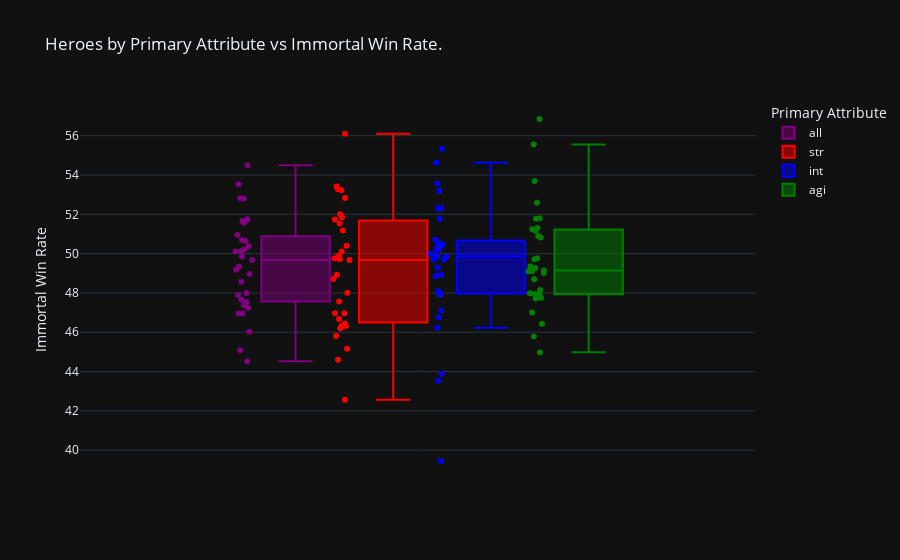

Notebook cell for this chart:
### Code cell
def att_vs_winrate(df, target_col, target_col2):

    color_map = {'str': 'red', 'int': 'blue', 'agi': 'green', 'all': 'purple'}
    df['Color'] = df['Primary Attribute'].map(color_map)

    fig = px.box(df, y=target_col, points='all', title='Heroes by {} vs {}.'.format(target_col2, target_col),
                 hover_data=['Name', target_col],
                 color='Primary Attribute', color_discrete_map=color_map)
    
    fig.update_layout(template='plotly_dark', yaxis_title=target_col)

    fig.update_traces(hovertemplate='Name: %{customdata[0]} <br>Immortal Win Rate: %{y}')

    fig.show()

att_vs_winrate (df, 'Immortal Win Rate', 'Primary Attribute')

### Figure 1 — Plotly figure (JSON) as saved in the notebook; plotly's stock layout.template omitted (floating-point values rounded to 4 significant figures)
{"data": [{"alignmentgroup": "True", "boxpoints": "all", "customdata": [["Abaddon"], ["Bane"], ["Batrider"], ["Beastmaster"], ["Brewmaster"], ["Broodmother"], ["Chen"], ["Clockwerk"], ["Dark Seer"], ["Dark Willow"], ["Dazzle"], ["Enigma"], ["Io"], ["Lone Druid"], ["Lycan"], ["Magnus"], ["Marci"], ["Mirana"], ["Nyx Assassin"], ["Pangolier"], ["Phoenix"], ["Sand King"], ["Snapfire"], ["Techies"], ["Timbersaw"], ["Vengeful Spirit"], ["Venomancer"], ["Visage"], ["Void Spirit"], ["Windranger"], ["Winter Wyvern"]], "hovertemplate": "Name: %{customdata[0]} <br>Immortal Win Rate: %{y}", "legendgroup": "all", "marker": {"color": "purple"}, "name": "all", "notched": false, "offsetgroup": "all", "orientation": "v", "showlegend": true, "type": "box", "x0": " ", "xaxis": "x", "y": [48, 51.75, 49.18, 50.66, 54.5, 47.37, 52.8, 50.2, 53.53, 47.65, 46.03, 50.95, 50.12, 50.11, 48.96, 46.96, 47.54, 49.85, 51.66, 49.68, 50.69, 48.57, 47.89, 49.35, 46.95, 45.08, 51.57, 52.82, 44.52, 50.37, 47.24], "y0": " ", "yaxis": "y"}, {"alignmentgroup": "True", "boxpoints": "all", "customdata": [["Alchemist"], ["Axe"], ["Bristleback"], ["Centaur Warrunner"], ["Chaos Knight"], ["Dawnbreaker"], ["Doom"], ["Dragon Knight"], ["Earth Spirit"], ["Earthshaker"], ["Elder Titan"], ["Huskar"], ["Kunkka"], ["Legion Commander"], ["Lifestealer"], ["Mars"], ["Night Stalker"], ["Ogre Magi"], ["Omniknight"], ["Primal Beast"], ["Pudge"], ["Slardar"], ["Spirit Breaker"], ["Sven"], ["Tidehunter"], ["Tiny"], ["Treant Protector"], ["Tusk"], ["Underlord"], ["Undying"], ["Wraith King"]], "hovertemplate": "Name: %{customdata[0]} <br>Immortal Win Rate: %{y}", "legendgroup": "str", "marker": {"color": "red"}, "name": "str", "notched": false, "offsetgroup": "str", "orientation": "v", "showlegend": true, "type": "box", "x0": " ", "xaxis": "x", "y": [48.92, 49.72, 46.67, 46.33, 51.18, 53.27, 42.56, 44.6, 51.53, 53.42, 53.22, 51.74, 50.4, 56.1, 46.97, 45.81, 49.9, 45.16, 49.76, 51.84, 48.71, 46.44, 52, 49.68, 48.01, 46.32, 47.57, 46.97, 50.11, 52.83, 46.2], "y0": " ", "yaxis": "y"}, {"alignmentgroup": "True", "boxpoints": "all", "customdata": [["Ancient Apparition"], ["Crystal Maiden"], ["Death Prophet"], ["Disruptor"], ["Enchantress"], ["Grimstroke"], ["Invoker"], ["Jakiro"], ["Keeper of the Light"], ["Leshrac"], ["Lich"], ["Lina"], ["Lion"], ["Muerta"], ["Nature's Prophet"], ["Necrophos"], ["Oracle"], ["Outworld Destroyer"], ["Puck"], ["Pugna"], ["Queen of Pain"], ["Rubick"], ["Shadow Demon"], ["Shadow Shaman"], ["Silencer"], ["Skywrath Mage"], ["Storm Spirit"], ["Tinker"], ["Warlock"], ["Witch Doctor"], ["Zeus"]], "hovertemplate": "Name: %{customdata[0]} <br>Immortal Win Rate: %{y}", "legendgroup": "int", "marker": {"color": "blue"}, "name": "int", "notched": false, "offsetgroup": "int", "orientation": "v", "showlegend": true, "type": "box", "x0": " ", "xaxis": "x", "y": [53.57, 50.26, 49.87, 47.94, 43.55, 46.23, 50.48, 52.32, 47.11, 52.31, 50, 43.89, 47.94, 50.49, 39.45, 50.48, 54.62, 50.22, 48.09, 53.2, 48.94, 49.28, 49.82, 48.85, 50.72, 51.78, 49.69, 55.34, 49.9, 46.75, 49.7], "y0": " ", "yaxis": "y"}, {"alignmentgroup": "True", "boxpoints": "all", "customdata": [["Anti-Mage"], ["Arc Warden"], ["Bloodseeker"], ["Bounty Hunter"], ["Clinkz"], ["Drow Ranger"], ["Ember Spirit"], ["Faceless Void"], ["Gyrocopter"], ["Hoodwink"], ["Juggernaut"], ["Luna"], ["Medusa"], ["Meepo"], ["Monkey King"], ["Morphling"], ["Naga Siren"], ["Phantom Assassin"], ["Phantom Lancer"], ["Razor"], ["Riki"], ["Shadow Fiend"], ["Slark"], ["Sniper"], ["Spectre"], ["Templar Assassin"], ["Terrorblade"], ["Troll Warlord"], ["Ursa"], ["Viper"], ["Weaver"]], "hovertemplate": "Name: %{customdata[0]} <br>Immortal Win Rate: %{y}", "legendgroup": "agi", "marker": {"color": "green"}, "name": "agi", "notched": false, "offsetgroup": "agi", "orientation": "v", "showlegend": true, "type": "box", "x0": " ", "xaxis": "x", "y": [47.95, 49.12, 50.82, 51.17, 51.8, 49.11, 49.02, 51.78, 47.76, 44.98, 48.15, 48.7, 51.3, 56.85, 47.75, 47.72, 55.55, 47.01, 49.14, 50.9, 53.7, 45.79, 52.59, 49.27, 49.76, 51.24, 46.43, 49.72, 47.92, 47.98, 49.34], "y0": " ", "yaxis": "y"}], "layout": {"boxmode": "group", "legend": {"title": {"text": "Primary Attribute"}, "tracegroupgap": 0}, "title": {"text": "Heroes by Primary Attribute vs Immortal Win Rate."}, "xaxis": {"anchor": "y", "domain": [0, 1]}, "yaxis": {"anchor": "x", "domain": [0, 1], "title": {"text": "Immortal Win Rate"}}}}
